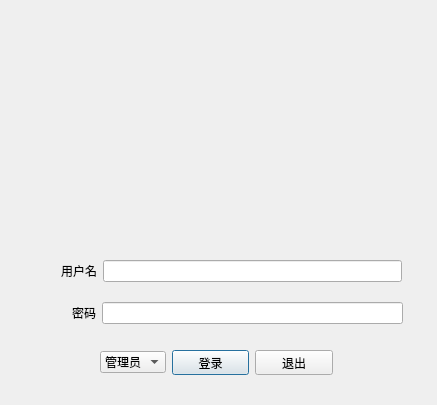
<?xml version="1.0" encoding="UTF-8"?>
<ui version="4.0">
 <class>Dialog</class>
 <widget class="QDialog" name="Dialog">
  <property name="geometry">
   <rect>
    <x>0</x>
    <y>0</y>
    <width>437</width>
    <height>405</height>
   </rect>
  </property>
  <property name="windowTitle">
   <string>Dialog</string>
  </property>
  <widget class="QLabel" name="label">
   <property name="geometry">
    <rect>
     <x>30</x>
     <y>30</y>
     <width>381</width>
     <height>211</height>
    </rect>
   </property>
   <property name="text">
    <string/>
   </property>
   <property name="pixmap">
    <pixmap>taiguli.jpg</pixmap>
   </property>
   <property name="scaledContents">
    <bool>true</bool>
   </property>
  </widget>
  <widget class="QWidget" name="layoutWidget">
   <property name="geometry">
    <rect>
     <x>61</x>
     <y>260</y>
     <width>341</width>
     <height>22</height>
    </rect>
   </property>
   <layout class="QHBoxLayout" name="horizontalLayout">
    <item>
     <widget class="QLabel" name="label_2">
      <property name="text">
       <string>用户名</string>
      </property>
     </widget>
    </item>
    <item>
     <widget class="QLineEdit" name="lineEdit"/>
    </item>
   </layout>
  </widget>
  <widget class="QWidget" name="layoutWidget">
   <property name="geometry">
    <rect>
     <x>72</x>
     <y>302</y>
     <width>331</width>
     <height>22</height>
    </rect>
   </property>
   <layout class="QHBoxLayout" name="horizontalLayout_2">
    <item>
     <widget class="QLabel" name="label_3">
      <property name="text">
       <string>密码</string>
      </property>
     </widget>
    </item>
    <item>
     <widget class="QLineEdit" name="lineEdit_2">
      <property name="echoMode">
       <enum>QLineEdit::Password</enum>
      </property>
     </widget>
    </item>
   </layout>
  </widget>
  <widget class="QWidget" name="">
   <property name="geometry">
    <rect>
     <x>100</x>
     <y>350</y>
     <width>233</width>
     <height>25</height>
    </rect>
   </property>
   <layout class="QHBoxLayout" name="horizontalLayout_3">
    <item>
     <widget class="QComboBox" name="comboBox">
      <item>
       <property name="text">
        <string>管理员</string>
       </property>
      </item>
      <item>
       <property name="text">
        <string>学生</string>
       </property>
      </item>
     </widget>
    </item>
    <item>
     <widget class="QPushButton" name="pushButton">
      <property name="text">
       <string>登录</string>
      </property>
     </widget>
    </item>
    <item>
     <widget class="QPushButton" name="pushButton_2">
      <property name="text">
       <string>退出</string>
      </property>
     </widget>
    </item>
   </layout>
  </widget>
  <zorder>layoutWidget</zorder>
  <zorder>layoutWidget</zorder>
  <zorder>label</zorder>
  <zorder>pushButton</zorder>
  <zorder>comboBox</zorder>
  <zorder>pushButton_2</zorder>
 </widget>
 <resources/>
 <connections/>
</ui>
